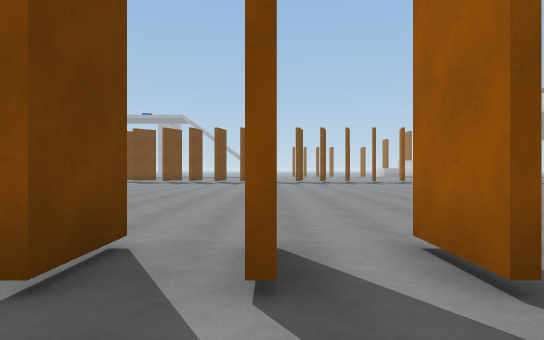
view 1 (above)

24 first-person views from a walk through a scene from a Unity 3-D project. The camera is 1.4 m above the floor, looks level and sees 75° across. The floor is counted in squares, 2 m on a side. Each view is taken from the middle of a square. On the plan, view 1 faces up. The plan holds only what a view shows up to about 11 squares ahead; the rest is blank. The place goes on beyond the plan. Surface patterns are stand-ins for the level's own textures.

view 2
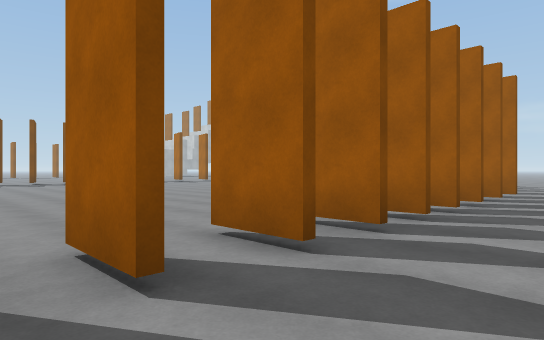

view 3
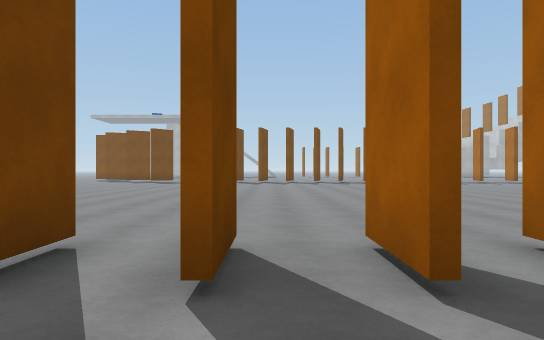

view 4
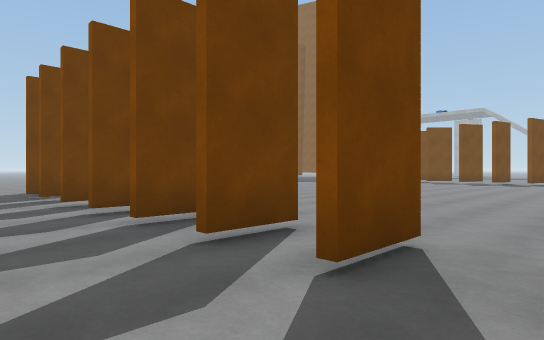

view 5
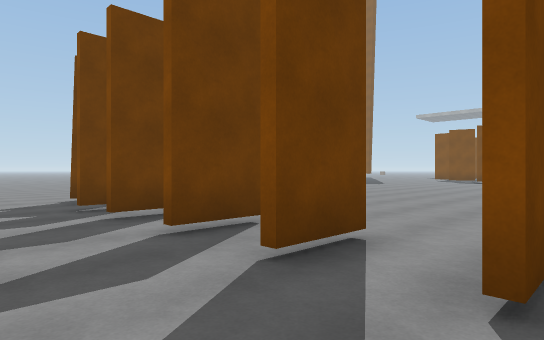

view 6
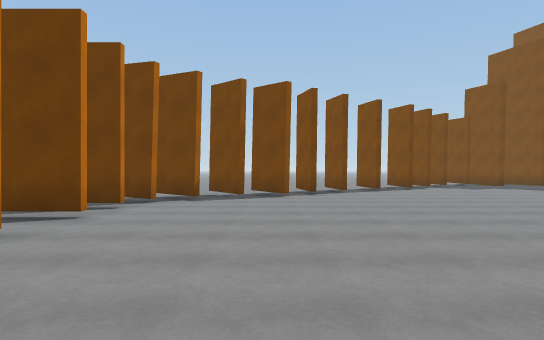

view 7
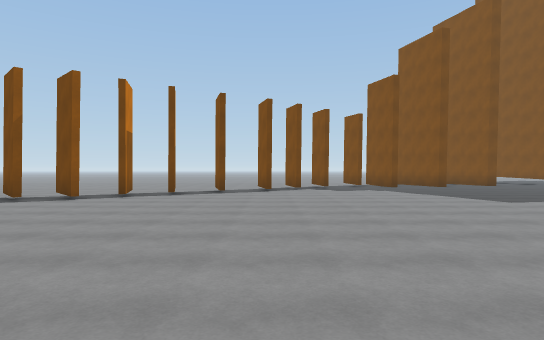

view 8
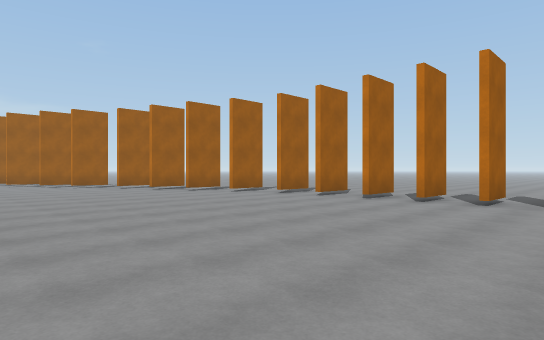

view 9
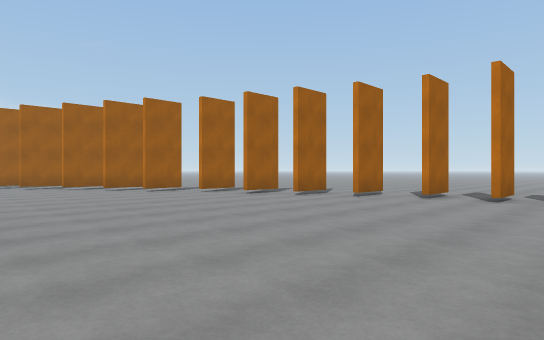

view 10
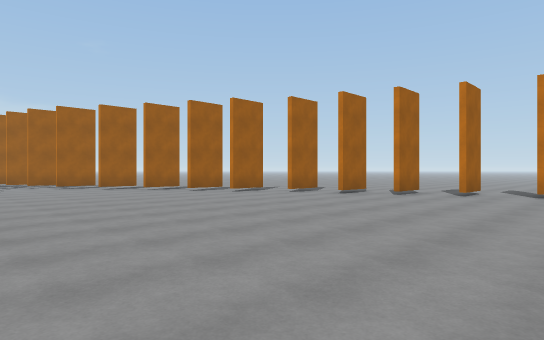

view 11
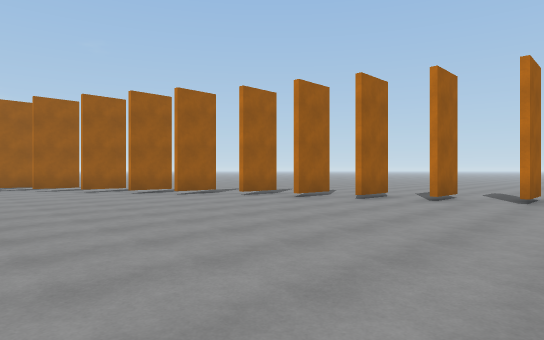

view 12
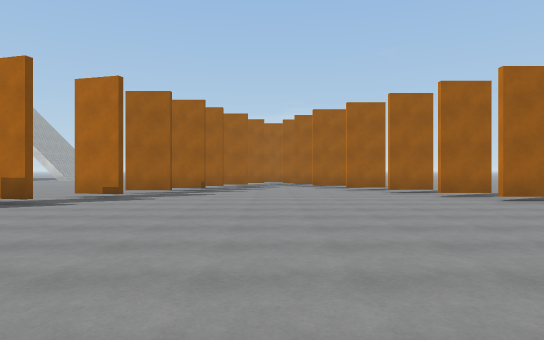

view 13
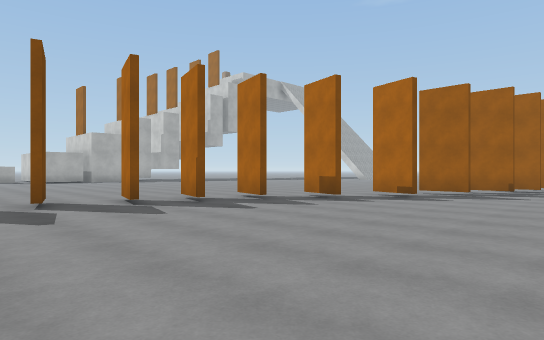

view 14
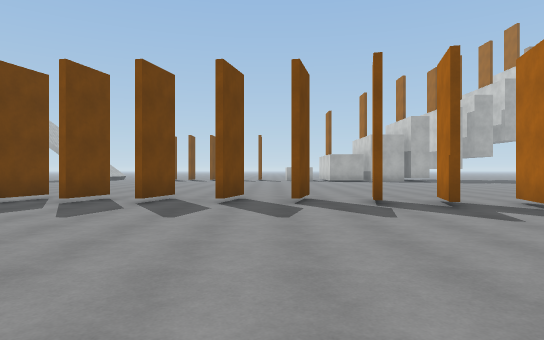

view 15
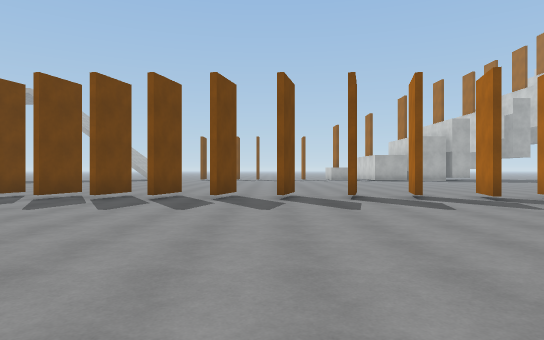

view 16
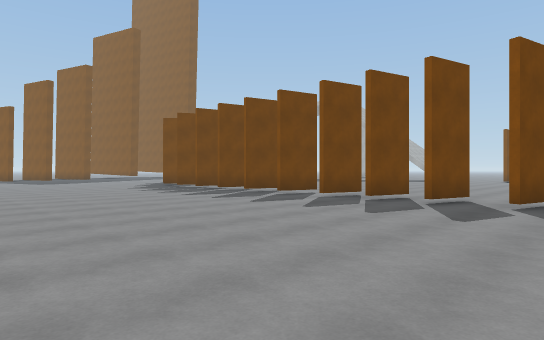

view 17
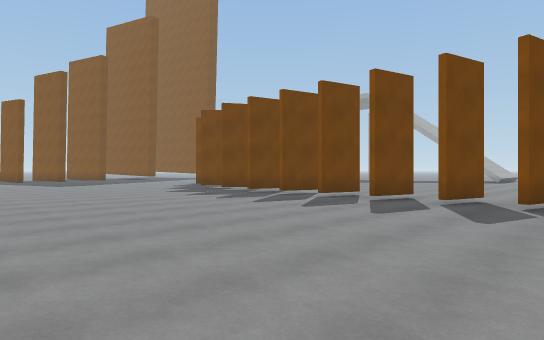

view 18
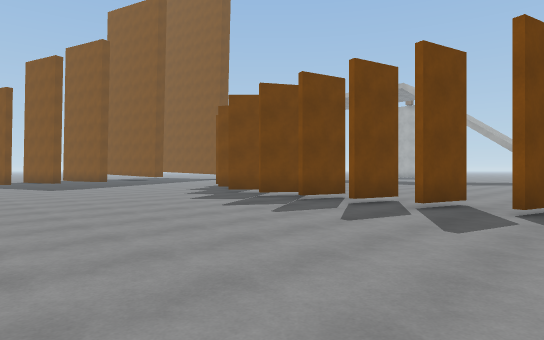

view 19
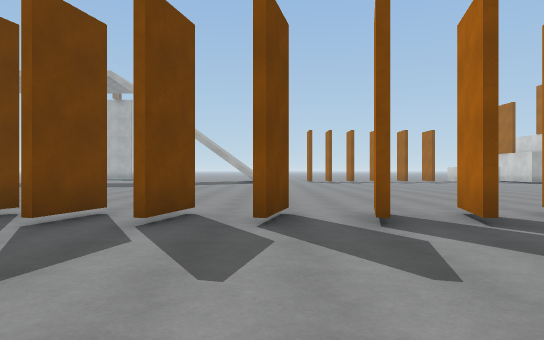

view 20
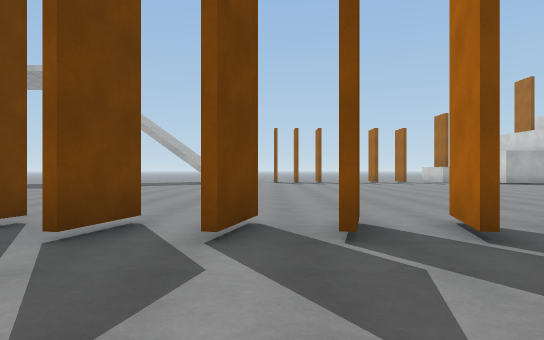

view 21
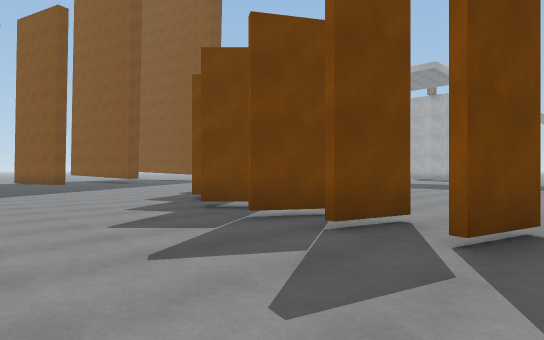

view 22
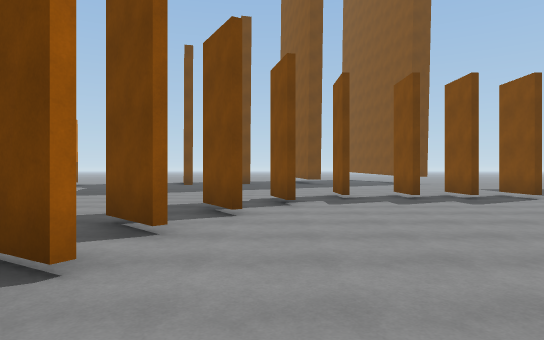

view 23
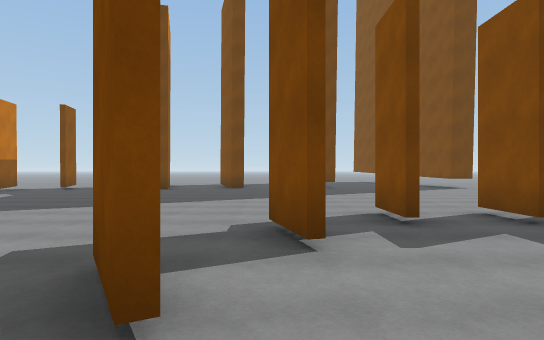

view 24
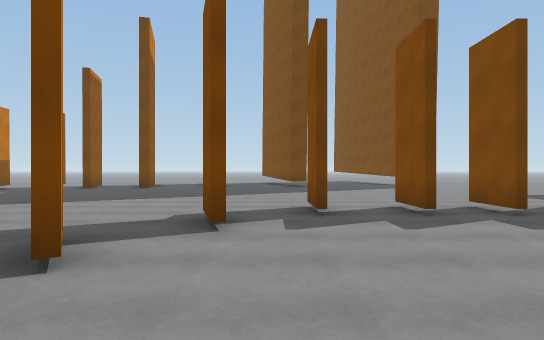

### Floor plan
Key: @ floor where view 1 was taken; # wall or solid block; x gap in a wall; . floor.
Columns run from 18 left of view 1 to 21 right of it. Each row starts with its distance up from view 1.
 28 ......x.
 27 ..........  ..  ..  ......
 26  .......... ..  ............
 25 ............... ............
 24 ...........................  ..
 23  .......................... ........
 22 .......#............................
 21 .........#.........................
 20 ...........##..#..#..#..#..#..#....
 19 ..............................#.##.. ..
 18  ..................................#...
 17  ..................................##.
 16 ....................................#.#
 15 ......................................#x
 14   ......................................
 13   .....................................
 12   ...........  ........................
 11   .....................................
 10   .....................................
  9   #....................................
  8   ##..................................#
  7   .##..............................#...
  6   ..#..............................#...
  5   ..##..........................#.#
  4   ..###.........................#.
  3   ...##.##.##.##.###.###.##.##...
  2   ......##.##.##.###.###.##.#...
  1     ...........................
  0           ... ....@...... ....

Where each view was taken, in squares from view 1:
view 1: 0 up, 0 right, facing up
view 2: 0 up, 1 left, facing up-right
view 3: 0 up, 1 left, facing up
view 4: 0 up, 0 right, facing up-left
view 5: 0 up, 4 left, facing up-left
view 6: 6 up, 4 left, facing left
view 7: 11 up, 5 left, facing left
view 8: 11 up, 2 right, facing down-right
view 9: 12 up, 6 right, facing down-right
view 10: 14 up, 8 right, facing down-right
view 11: 12 up, 8 right, facing down-right
view 12: 12 up, 9 right, facing right
view 13: 12 up, 9 right, facing up-right
view 14: 12 up, 10 right, facing up
view 15: 11 up, 7 right, facing up
view 16: 12 up, 7 right, facing up-left
view 17: 12 up, 4 right, facing up-left
view 18: 13 up, 1 right, facing up-left
view 19: 15 up, 0 right, facing up
view 20: 16 up, 2 right, facing up
view 21: 16 up, 2 left, facing up-left
view 22: 22 up, 3 left, facing left
view 23: 22 up, 7 left, facing left
view 24: 23 up, 6 left, facing left
